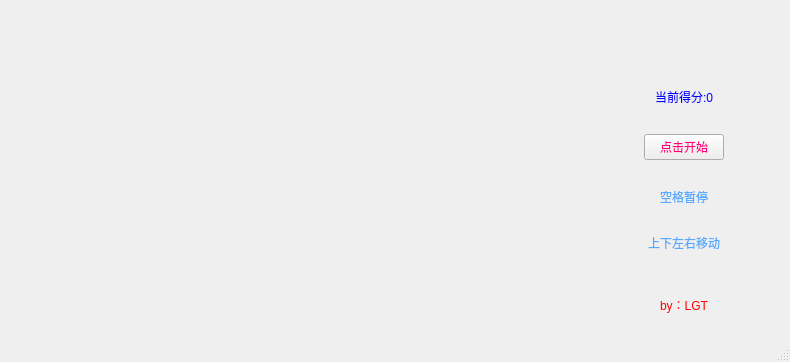
<?xml version="1.0" encoding="UTF-8"?>
<ui version="4.0">
 <class>TetrisMainWidget</class>
 <widget class="QMainWindow" name="TetrisMainWidget">
  <property name="geometry">
   <rect>
    <x>0</x>
    <y>0</y>
    <width>790</width>
    <height>362</height>
   </rect>
  </property>
  <property name="windowTitle">
   <string>MainWindow</string>
  </property>
  <property name="styleSheet">
   <string notr="true"/>
  </property>
  <widget class="QWidget" name="centralWidget">
   <layout class="QGridLayout" name="gridLayout">
    <item row="0" column="1">
     <widget class="NextBlock" name="next" native="true">
      <property name="sizePolicy">
       <sizepolicy hsizetype="Preferred" vsizetype="Preferred">
        <horstretch>1</horstretch>
        <verstretch>1</verstretch>
       </sizepolicy>
      </property>
     </widget>
    </item>
    <item row="2" column="1">
     <widget class="QWidget" name="widget" native="true">
      <layout class="QHBoxLayout" name="horizontalLayout">
       <item>
        <spacer name="horizontalSpacer">
         <property name="orientation">
          <enum>Qt::Horizontal</enum>
         </property>
         <property name="sizeHint" stdset="0">
          <size>
           <width>30</width>
           <height>20</height>
          </size>
         </property>
        </spacer>
       </item>
       <item>
        <widget class="QLabel" name="label">
         <property name="styleSheet">
          <string notr="true">color: rgb(255, 0, 0);</string>
         </property>
         <property name="text">
          <string>by：LGT</string>
         </property>
        </widget>
       </item>
       <item>
        <spacer name="horizontalSpacer_2">
         <property name="orientation">
          <enum>Qt::Horizontal</enum>
         </property>
         <property name="sizeHint" stdset="0">
          <size>
           <width>30</width>
           <height>20</height>
          </size>
         </property>
        </spacer>
       </item>
      </layout>
     </widget>
    </item>
    <item row="0" column="0" rowspan="3">
     <widget class="GameWidget" name="game" native="true">
      <property name="enabled">
       <bool>true</bool>
      </property>
      <property name="sizePolicy">
       <sizepolicy hsizetype="Preferred" vsizetype="Preferred">
        <horstretch>3</horstretch>
        <verstretch>3</verstretch>
       </sizepolicy>
      </property>
     </widget>
    </item>
    <item row="1" column="1">
     <widget class="QWidget" name="info" native="true">
      <property name="sizePolicy">
       <sizepolicy hsizetype="Preferred" vsizetype="Preferred">
        <horstretch>1</horstretch>
        <verstretch>1</verstretch>
       </sizepolicy>
      </property>
      <layout class="QVBoxLayout" name="verticalLayout">
       <item>
        <widget class="QWidget" name="widget_5" native="true">
         <layout class="QHBoxLayout" name="horizontalLayout_2">
          <item>
           <widget class="QLabel" name="label_2">
            <property name="sizePolicy">
             <sizepolicy hsizetype="Fixed" vsizetype="Fixed">
              <horstretch>0</horstretch>
              <verstretch>0</verstretch>
             </sizepolicy>
            </property>
            <property name="styleSheet">
             <string notr="true">color: rgb(0, 0, 255);</string>
            </property>
            <property name="text">
             <string>当前得分:0</string>
            </property>
           </widget>
          </item>
         </layout>
        </widget>
       </item>
       <item>
        <widget class="QWidget" name="widget_6" native="true">
         <layout class="QHBoxLayout" name="horizontalLayout_3">
          <item>
           <widget class="QPushButton" name="pushButton">
            <property name="sizePolicy">
             <sizepolicy hsizetype="Fixed" vsizetype="Fixed">
              <horstretch>0</horstretch>
              <verstretch>0</verstretch>
             </sizepolicy>
            </property>
            <property name="focusPolicy">
             <enum>Qt::ClickFocus</enum>
            </property>
            <property name="styleSheet">
             <string notr="true">color: rgb(255, 0, 127);</string>
            </property>
            <property name="text">
             <string>点击开始</string>
            </property>
           </widget>
          </item>
         </layout>
        </widget>
       </item>
       <item>
        <widget class="QWidget" name="widget_7" native="true">
         <layout class="QHBoxLayout" name="horizontalLayout_4">
          <item>
           <widget class="QLabel" name="label_3">
            <property name="sizePolicy">
             <sizepolicy hsizetype="Fixed" vsizetype="Fixed">
              <horstretch>0</horstretch>
              <verstretch>0</verstretch>
             </sizepolicy>
            </property>
            <property name="styleSheet">
             <string notr="true">color: rgb(85, 170, 255);</string>
            </property>
            <property name="text">
             <string>空格暂停</string>
            </property>
           </widget>
          </item>
         </layout>
        </widget>
       </item>
       <item>
        <widget class="QWidget" name="widget_8" native="true">
         <layout class="QHBoxLayout" name="horizontalLayout_5">
          <item>
           <widget class="QLabel" name="label_4">
            <property name="sizePolicy">
             <sizepolicy hsizetype="Fixed" vsizetype="Fixed">
              <horstretch>0</horstretch>
              <verstretch>0</verstretch>
             </sizepolicy>
            </property>
            <property name="styleSheet">
             <string notr="true">color: rgb(85, 170, 255);</string>
            </property>
            <property name="text">
             <string>上下左右移动</string>
            </property>
           </widget>
          </item>
         </layout>
        </widget>
       </item>
      </layout>
     </widget>
    </item>
   </layout>
  </widget>
  <widget class="QMenuBar" name="menuBar">
   <property name="geometry">
    <rect>
     <x>0</x>
     <y>0</y>
     <width>790</width>
     <height>26</height>
    </rect>
   </property>
  </widget>
  <widget class="QStatusBar" name="statusBar"/>
 </widget>
 <layoutdefault spacing="6" margin="11"/>
 <customwidgets>
  <customwidget>
   <class>GameWidget</class>
   <extends>QWidget</extends>
   <header location="global">gamewidget.h</header>
   <container>1</container>
  </customwidget>
  <customwidget>
   <class>NextBlock</class>
   <extends>QWidget</extends>
   <header location="global">nextblock.h</header>
   <container>1</container>
  </customwidget>
 </customwidgets>
 <resources/>
 <connections/>
</ui>
